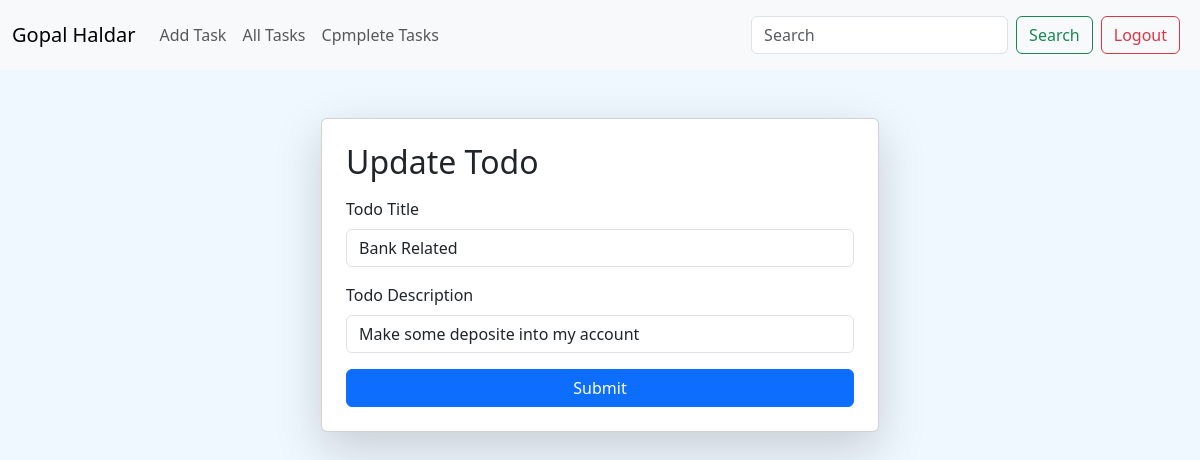
The page /update/8/ (signed in) on the database its author committed.
### todo/models.py (models this page shows, shortened)
class Todo(models.Model):
    todo_title = models.CharField(max_length=100)
    todo_description = models.CharField(max_length=1000)
    is_completed = models.BooleanField(default=False)
    created_time = models.DateField(auto_now_add=True)
    user = models.ForeignKey(User, on_delete=models.SET_NULL, null=True, blank=True)

### todo/views.py (the view)
# urls.py: path("update/<id>/", update_todo,name="update_todo"),
@login_required(login_url="/login/")
def update_todo(request, id):
    todo = Todo.objects.get(id=id)
    if not todo:
        messages.info(request,"Todo Not Found")
        return
    if request.method=="POST":
        todo.todo_title = request.POST.get("todo_title")
        todo.todo_description = request.POST.get("todo_description")
        todo.save()
        messages.info(request,"Update Successfully")
        return redirect('/all-todo/')
    return render(request, "update_todo.html", context={"todo": todo})

### templates/update_todo.html (shortened to what this page needs)
{% extends 'base.html' %}
{% block body %}
  <div class="container">
    <form class="card p-4 col-lg-6 shadow-lg mx-auto mt-5" method="post">
      <h2 class="mb-3">Update Todo</h2>
      <div class="mb-3">
        <label for="todo_title" class="form-label">Todo Title</label>
        <input type="text" class="form-control" id="todo_title" name="todo_title" value="{{todo.todo_title}}"  />
      </div>
      <div class="mb-3">
        <label for="todo_description" class="form-label">Todo Description</label>
        <input type="text" class="form-control" id="todo_description" name="todo_description" value="{{todo.todo_description}}"/>
      </div>
      <button type="submit" class="btn btn-primary">Submit</button>
    </form>
  </div>
{% endblock %}

### templates/base.html (shortened to what this page needs)
<!DOCTYPE html>
<html lang="en">
  <head>
    <link href="https://cdn.jsdelivr.net/npm/bootstrap@5.3.3/dist/css/bootstrap.min.css" rel="stylesheet" />
  </head>
  <body>
    <nav class="navbar navbar-expand-lg bg-body-tertiary">
      <div class="container-fluid">
        <a class="navbar-brand" href="/">
          {% if request.user.is_authenticated %}
            {{ request.user.first_name }} {{ request.user.last_name }}
          {% else %}
            Todo Application
          {% endif %}
        </a>
        <div class="collapse navbar-collapse" id="navbarSupportedContent">
          {% if request.user.is_authenticated %}
            <ul class="navbar-nav me-auto mb-2 mb-lg-0">
              <li class="nav-item">
                <a class="nav-link" href="/">Add Task</a>
              </li>
              <li class="nav-item">
                <a class="nav-link" href="/all-todo/">All Tasks</a>
              </li>
              <li class="nav-item">
                <a class="nav-link" href="/completed/">Cpmplete Tasks</a>
              </li>
            </ul>
            <form class="d-flex" role="search">
              <input class="form-control me-2" name="search" type="search" placeholder="Search" aria-label="Search" />
              <button class="btn btn-outline-success" type="submit">Search</button>
            </form>
          {% endif %}
          {% if request.user.is_authenticated %}
            <a href="/logout/" class="btn btn-outline-danger m-2" type="submit">Logout</a>
          {% else %}
            <a href="/login/" class="btn btn-outline-success m-2" type="submit">Login</a>
          {% endif %}
        </div>
      </div>
    </nav>
    {% block body %}
    {% endblock %}
  </body>
</html>

### templates/base.html (style rules this page uses)
body { background-color: aliceblue; }

### rows shown on the page
Todo: todo_title "Bank Related", todo_description "Make some deposite into my account"

### other values the page prints
{{ request.user.first_name }} "Gopal"
{{ request.user.last_name }} "Haldar"
